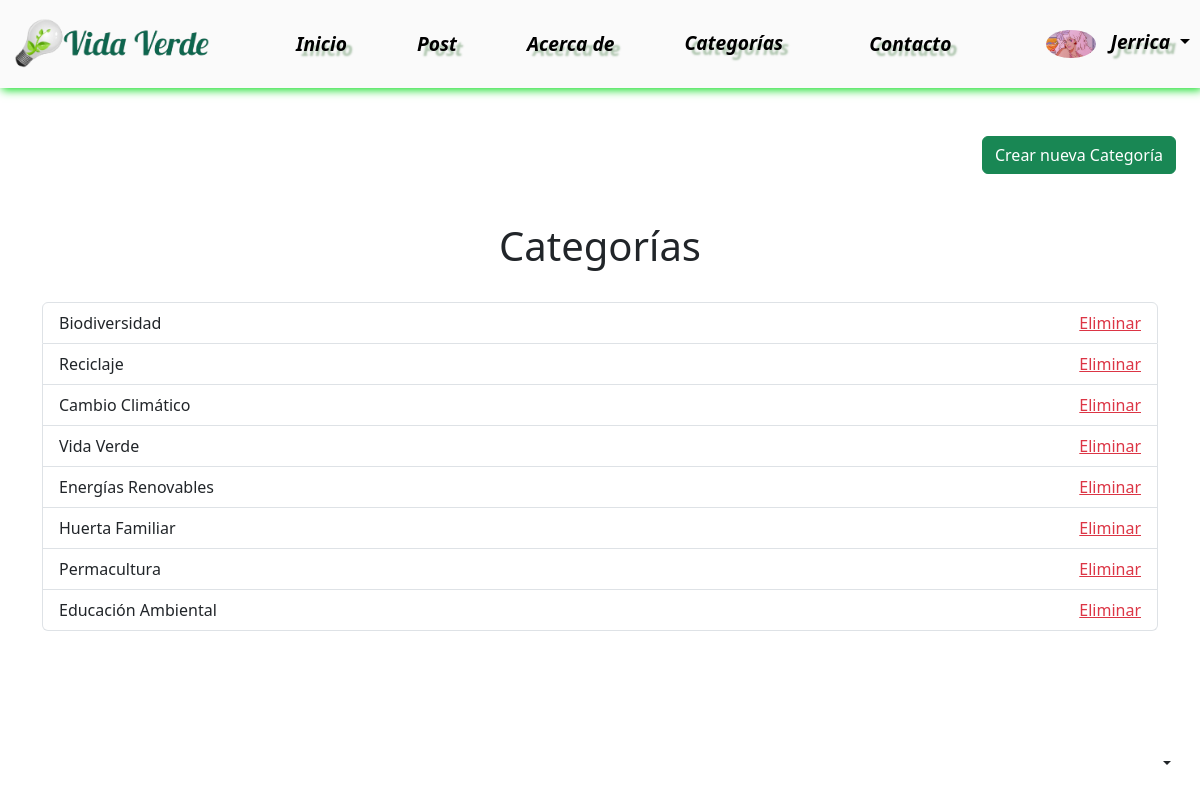
The page /categoria/ (signed in) on the database its author committed.
### apps/usuario/models.py (models this page shows, shortened)
class Usuario(AbstractUser):
    imagen = models.ImageField(null=True, blank=True, upload_to='usuario', default='usuario/user-default.png')

### apps/posts/models.py (models this page shows, shortened)
class Categoria(models.Model):
    nombre=models.CharField(max_length=30, null= False)

### apps/posts/views.py (the view)
# urls.py: path('categoria/', CategorialistView.as_view(), name ='categoria_list'),
class CategorialistView(ListView):
    model = Categoria
    template_name = 'post/categoria_list.html'
    context_object_name = 'categorias'

### apps/posts/templatetags/colaborador_tags.py (called while the page is built)
@register.filter(name = 'has_group')
def has_group(user, group_name):
    return user.groups.filter(name=group_name).exists()

### templates/post/categoria_list.html
{% extends 'base.html' %}
{% block contenido %}
<div class="container-fluid my-5">
  <div class="container-fluid d-flex justify-content-end">
      <a id="boton_post" href="{% url 'apps.posts:crear_categoria' %}" class="btn btn-success">
          Crear nueva Categoría
      </a>
  </div>
</div>
<div class="container my-5">
    <h1 class="text-center">Categorías</h1>
    <br>
    {% if categorias %}
      <ul class="list-group">
        {% for categoria in categorias %}
          <li class="list-group-item d-flex justify-content-between align-items-center">
            <div style="max-width: 200px; overflow: hidden; text-overflow: ellipsis;">
              {{ categoria.nombre }}
            </div>
            <span>
              <a class="text-danger" href="{% url 'apps.posts:categoria_delete' pk=categoria.pk %}">Eliminar</a>
            </span>
          </li>
        {% endfor %}
      </ul>
    {% else %}
      <p class="text-center">No hay categoría</p>
    {% endif %}
  </div>
{% endblock %}

### templates/base.html (shortened to what this page needs)
{% load static %}
{% load colaborador_tags %}
<!DOCTYPE html>
<html lang="es-ar"  data-bs-theme="auto"         >
<head>
    <link rel="stylesheet" href="{% static 'css/base.css' %}">
    <link rel="stylesheet" href="{% static 'css/barranavegacion.css' %}">
<link href="https://cdn.jsdelivr.net/npm/bootstrap@5.3.2/dist/css/bootstrap.min.css" rel="stylesheet">
<link rel="stylesheet" href="https://cdn.jsdelivr.net/npm/@docsearch/css@3">
<link href="https://cdn.jsdelivr.net/npm/bootstrap-icons@1.18.0/font/bootstrap-icons.css" rel="stylesheet">
</head>
<body>
<header>
<div class="dropdown position-fixed bottom-0 end-0 mb-3 me-3 bd-mode-toggle">
  <button class="btn btn-bd-primary py-2 dropdown-toggle d-flex align-items-center"
          id="bd-theme"
          type="button"
          aria-expanded="false"
          data-bs-toggle="dropdown"
          aria-label="Toggle theme (auto)">
    <svg class="bi my-1 theme-icon-active" width="1em" height="1em"><use href="#circle-half"></use></svg>
  </button>
</div>
<div class="navegacion-horizontal navbar d-none d-sm-flex">
  <li>
    <a href="/" class="d-block mx-auto">
      <img src="{% static 'img/logoVerde.png' %}" alt="logo-imagen" class="img-fluid" style="width: 200px; height: 50px;">
    </a>
  </li>
<li><a class="nav-item ms-3" href="/">Inicio</a></li>
<li><a class="nav-item" href="{% url 'apps.posts:posts' %}">Post</a></li>
<li><a class="nav-item" href="{% url 'apps.acerca_de:acerca_de' %}">Acerca de</a></li>
<li class="nav-item dropdown"><a class="nav-link me-3"  role="button" data-bs-toggle="dropdown" aria-haspopup="true" aria-expanded="false">Categorías</a>
</li>
<li><a class="nav-item me-4" href="{% url 'apps.contacto:contacto' %}">Contacto</a></li>
{% if user.is_authenticated %}
    <li id="logout-option" class="nav-item dropdown">
      <a class="nav-link dropdown-toggle" href="#" id="usuario-dropdown" role="button" data-bs-toggle="dropdown" aria-expanded="false" onclick="toggleLogoutOption()">
        {% if user.imagen %}
        <img src="{{ user.imagen.url }}" alt="imagen_usuario" id="usuario-imagen" class="rounded-circle" style="max-width: 50px; max-height: 50px; cursor: pointer; margin-right: 10px;">
           {% else %}
              <img src="{% static 'img/user-default.png' %}" alt="imagen_por_defecto" id="usuario-imagen" class="rounded-circle" style="max-width: 50px; max-height: 50px; cursor: pointer; margin-right: 10px;">
        {% endif %}
          {{ user.username }}
      </a>
    </li>
{% else %}
    <li><a class="nav-item me-4" href="{% url 'apps.usuario:login' %}">Iniciar Sesión</a></li>
{% endif %}
</div>
</header>
      {% block contenido %}
      {% endblock %}
</body>
</html>

### static/css/base.css (style rules this page uses)
body { padding-bottom: 20px; }
.navbar { margin-bottom: 20px; }
.bi { vertical-align: -.125em; fill: currentColor; }
.btn-bd-primary { --bd-violet-bg: #712cf9; --bd-violet-rgb: 112.520718, 44.062154, 249.437846; --bs-btn-font-weight: 600; --bs-btn-color: var(--bs-white); --bs-btn-bg: var(--bd-violet-bg); --bs-btn-border-color: var(--bd-violet-bg); --bs-btn-hover-color: var(--bs-white); --bs-btn-hover-bg: #6528e0; --bs-btn-hover-border-color: #6528e0; --bs-btn-focus-shadow-rgb: var(--bd-violet-rgb); --bs-btn-active-color: var(--bs-btn-hover-color); --bs-btn-active-bg: #5a23c8; --bs-btn-active-border-color: #5a23c8; }
.bd-mode-toggle { z-index: 1500; }

### static/css/barranavegacion.css (style rules this page uses)
.navegacion-horizontal { background-color: rgba(245, 245, 245, 0.455); box-shadow: 2px 2px 9px rgb(13, 220, 33); position: sticky; width: 100%; list-style-type: none; margin: 0; padding: 10px; margin-bottom: 2px; }
.navegacion-horizontal > li > a { color: black; text-decoration: none; padding: 10px; margin-bottom: 2px; font-size: larger; font-style: italic; text-shadow: 6px 5px 2px rgba(2, 77, 4, 0.295); font-weight: bolder; }

### rows shown on the page
Usuario: imagen (picture), username "Jerrica"
Categoria: nombre "Biodiversidad"
Categoria: nombre "Reciclaje"
Categoria: nombre "Cambio Climático"
Categoria: nombre "Vida Verde"
Categoria: nombre "Energías Renovables"
Categoria: nombre "Huerta Familiar"
Categoria: nombre "Permacultura"
Categoria: nombre "Educación Ambiental"
